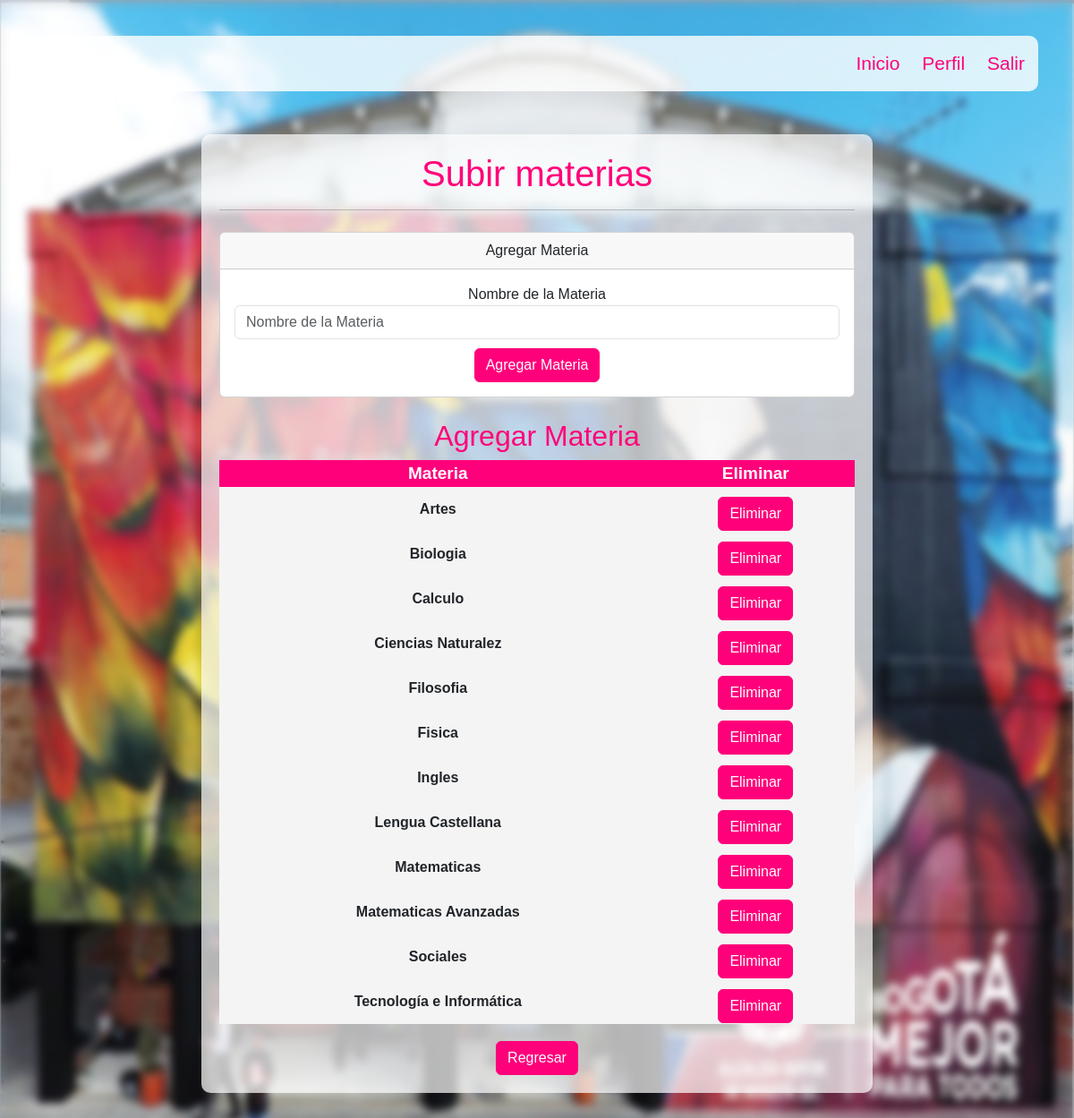
/vista/materias.php, run on the app's committed database.
### tables this page shows
CREATE TABLE `materia` (
  `id_materia` int(10) NOT NULL,
  `nombre_materia` varchar(30) NOT NULL
);

### vista/materias.php (the view, shortened to what this page needs)
<?php
    $Conexion = Conectarse();
    $documento = $_REQUEST['Documentos'];
    $sql = "SELECT nombre_materia FROM materia order by nombre_materia asc";
        $resultado = $Conexion->query($sql);
?>
<!DOCTYPE html>
<html lang="es">
<head>
    <link rel="stylesheet" href="https://cdn.jsdelivr.net/npm/bootstrap/dist/css/bootstrap.min.css">
    <link rel="stylesheet" href="CSS/subir_materias_a_cursos34.css">
</head>
<nav class="navbar-dark">
        <a class="navbar-brand" href="../controlador/controlador.php?accion=iniciar_sesion">Inicio</a>
        <a class="navbar-brand" href="perfil.php?Identificacion=<?php echo $documento ?>">Perfil</a>
        <a class="navbar-brand" href="../controlador/controlador.php?accion=salir">Salir</a>
    </nav>
<body class="background">
<div class="container mt-5 content">
        <h1>Subir materias</h1>
        <hr>
    <div class="card mt-4">
    <div class="card-header">
        Agregar Materia
    </div>
    <div class="card-body">
                <form id="formAgregarMateria" METHOD="POST" action="../controlador/agregarArchivosMateria.php?Documentos=<?php echo $documento?>">
                    <div class="form-group">
                        <label for="nombreMateria">Nombre de la Materia</label>
                        <input type="text" class="form-control" id="nombreMateriai" name="nombreMateria" placeholder="Nombre de la Materia">
                    </div>
                    <button type="submit" class="btn btn-custom">Agregar Materia</button>
                </form>
            </div>
</div>
    <div class="mt-4">
    <h2>Agregar Materia</h2>
    <table width="100%" border="0" align="center">
            <thead>
                <tr align="center" bgcolor="#FF007A">
                <th class="NombreColumna">Materia</th>
                <th class="NombreColumna">Eliminar</th>
                </tr>
                </thead>
                <tbody id="listaMaterias">
    <?php while ($materias = $resultado->fetch_object()) { ?>
        <tr bgcolor="#f4f4f4 ">
        <td><strong><?php echo $materias->nombre_materia; ?></strong></td>
        <td><a class="btn btn-custom" href="../controlador/eliminarMateria.php?MateriasE=<?php echo $materias->nombre_materia ?>&Documentos=<?php echo $documento?>">Eliminar</a></td>
    </tr>
    <?php } ?>
                </tbody>
            </table>
        </div>
        <div class="text-center mt-3">
            <a href="../vista/elegir_subir_archivos.php?Identificacion=<?php echo $documento ?>" class="btn btn-custom" id="cancelarBtn" style="margin-top:3px">Regresar</a>
        </div>
</body>
</html>

### vista/CSS/subir_materias_a_cursos34.css (style rules this page uses)
body { font-family: "Arial", Arial, Helvetica, sans-serif; margin: 0; padding: 40px; box-sizing: border-box; background-image: url('Portada.jpg'); background-size: 100% 100%; background-repeat: no-repeat; background-attachment: fixed; animation: fadeIn 1s ease-in-out; }
.navbar-dark { margin-bottom: 20px; background-color: rgba(255, 255, 255, 0.8); border-radius: 10px; padding: 15px; font-size: 21px; word-spacing: 19px; }
.NombreColumna { color: #fff; font-size: 19px; }
.navbar-dark .navbar-brand, .navbar-dark .nav-link { color: #FF007A !important; }
.container { background-color: rgba(255, 255, 255, 0.7); margin: auto; margin-top: 50px; margin-bottom: 50px; padding: 20px; border-radius: 10px; width: 750px; text-align: center; }
.btn-light, .btn-custom { background-color: #FF007A; border-color: #FF007A; color: white; width: auto; margin-top: 10px; animation: fadeIn 1s ease-in-out; }
h1, h2, h3 { color: #FF007A; text-align: center; animation: fadeInUp 1s ease-in-out; }
body::before { content: ""; position: fixed; top: 0; left: 0; width: 100%; height: 100%; background-image: url('Portada.jpg'); background-size: 100% 100%; background-repeat: no-repeat; background-attachment: fixed; filter: blur(5px); z-index: -1; animation: fadeIn 1s ease-in-out; }
nav { text-align: right; padding: 30px 50px 0 0; animation: slideInRight 1s ease-in-out; }
nav > a { color: #fff; font-weight: 300; text-decoration: none; margin-right: 10px; transition: color 0.3s ease-in-out; }

### data on the page
materia: nombre_materia "Artes"
materia: nombre_materia "Biologia"
materia: nombre_materia "Calculo"
materia: nombre_materia "Ciencias Naturalez"
materia: nombre_materia "Filosofia"
materia: nombre_materia "Fisica"
materia: nombre_materia "Ingles"
materia: nombre_materia "Lengua Castellana"
materia: nombre_materia "Matematicas"
materia: nombre_materia "Matematicas Avanzadas"
materia: nombre_materia "Sociales"
materia: nombre_materia "Tecnología e Informática"
